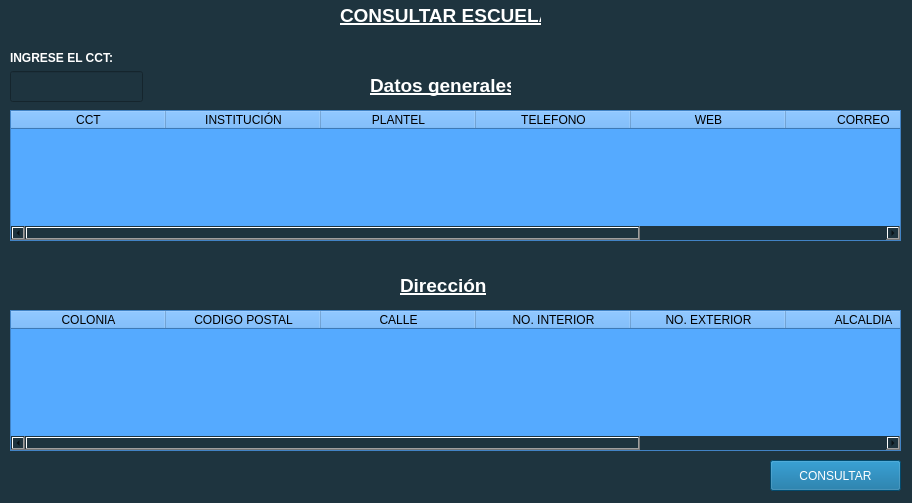
<?xml version="1.0" encoding="UTF-8"?>
<ui version="4.0">
 <class>Form_CONSULTAR_ESCUELA</class>
 <widget class="QWidget" name="Form_CONSULTAR_ESCUELA">
  <property name="geometry">
   <rect>
    <x>0</x>
    <y>0</y>
    <width>912</width>
    <height>503</height>
   </rect>
  </property>
  <property name="windowTitle">
   <string>CONSULTAR ESCUELA</string>
  </property>
  <property name="windowIcon">
   <iconset resource="../resources_rc.qrc">
    <normaloff>:/iconos/recursos/consulta.png</normaloff>:/iconos/recursos/consulta.png</iconset>
  </property>
  <property name="styleSheet">
   <string notr="true">QWidget
{
	background-color:#1E343F;
	color:#ffffff;
	border-color:#000000;
}
QPushButton
{
	background-color:#046799;
	color:#FFFFFF;
	border-color:#000000;
}

QComboBox
{
	background-color:#034263;
	color:#FFFFFF;
	border-color:#000000;
}

QGroupBox
{
	background-color:#1E343F;
	color:#ffffff;
	border-color:#000000;
}</string>
  </property>
  <widget class="QPushButton" name="consultar">
   <property name="geometry">
    <rect>
     <x>770</x>
     <y>460</y>
     <width>131</width>
     <height>31</height>
    </rect>
   </property>
   <property name="text">
    <string>CONSULTAR</string>
   </property>
   <property name="icon">
    <iconset resource="../resources_rc.qrc">
     <normaloff>:/iconos/recursos/consulta.png</normaloff>:/iconos/recursos/consulta.png</iconset>
   </property>
   <property name="iconSize">
    <size>
     <width>20</width>
     <height>20</height>
    </size>
   </property>
  </widget>
  <widget class="QLabel" name="label_16">
   <property name="geometry">
    <rect>
     <x>370</x>
     <y>70</y>
     <width>141</width>
     <height>31</height>
    </rect>
   </property>
   <property name="text">
    <string>&lt;html&gt;&lt;head/&gt;&lt;body&gt;&lt;p&gt;&lt;span style=&quot; font-size:14pt; font-weight:700; text-decoration: underline;&quot;&gt;Datos generales&lt;/span&gt;&lt;/p&gt;&lt;/body&gt;&lt;/html&gt;</string>
   </property>
  </widget>
  <widget class="QGroupBox" name="groupBox">
   <property name="geometry">
    <rect>
     <x>10</x>
     <y>110</y>
     <width>891</width>
     <height>131</height>
    </rect>
   </property>
   <property name="styleSheet">
    <string notr="true">color: rgb(0, 0, 0);</string>
   </property>
   <property name="title">
    <string/>
   </property>
   <widget class="QTableWidget" name="tableWidget">
    <property name="geometry">
     <rect>
      <x>0</x>
      <y>0</y>
      <width>891</width>
      <height>131</height>
     </rect>
    </property>
    <property name="styleSheet">
     <string notr="true">background-color: rgb(85, 170, 255);</string>
    </property>
    <attribute name="horizontalHeaderDefaultSectionSize">
     <number>155</number>
    </attribute>
    <column>
     <property name="text">
      <string>CCT</string>
     </property>
    </column>
    <column>
     <property name="text">
      <string>INSTITUCIÓN</string>
     </property>
    </column>
    <column>
     <property name="text">
      <string>PLANTEL</string>
     </property>
    </column>
    <column>
     <property name="text">
      <string>TELEFONO</string>
     </property>
    </column>
    <column>
     <property name="text">
      <string>WEB</string>
     </property>
    </column>
    <column>
     <property name="text">
      <string>CORREO</string>
     </property>
    </column>
    <column>
     <property name="text">
      <string>DOMINIO</string>
     </property>
    </column>
   </widget>
  </widget>
  <widget class="QLabel" name="label_17">
   <property name="geometry">
    <rect>
     <x>400</x>
     <y>270</y>
     <width>91</width>
     <height>31</height>
    </rect>
   </property>
   <property name="text">
    <string>&lt;html&gt;&lt;head/&gt;&lt;body&gt;&lt;p&gt;&lt;span style=&quot; font-size:14pt; font-weight:700; text-decoration: underline;&quot;&gt;Dirección&lt;/span&gt;&lt;/p&gt;&lt;/body&gt;&lt;/html&gt;</string>
   </property>
  </widget>
  <widget class="QGroupBox" name="groupBox_2">
   <property name="geometry">
    <rect>
     <x>10</x>
     <y>310</y>
     <width>891</width>
     <height>141</height>
    </rect>
   </property>
   <property name="styleSheet">
    <string notr="true">color: rgb(0, 0, 0);</string>
   </property>
   <property name="title">
    <string/>
   </property>
   <widget class="QTableWidget" name="direccion">
    <property name="geometry">
     <rect>
      <x>0</x>
      <y>0</y>
      <width>891</width>
      <height>141</height>
     </rect>
    </property>
    <property name="styleSheet">
     <string notr="true">background-color: rgb(85, 170, 255);</string>
    </property>
    <attribute name="horizontalHeaderDefaultSectionSize">
     <number>155</number>
    </attribute>
    <column>
     <property name="text">
      <string>COLONIA</string>
     </property>
    </column>
    <column>
     <property name="text">
      <string>CODIGO POSTAL</string>
     </property>
    </column>
    <column>
     <property name="text">
      <string>CALLE</string>
     </property>
    </column>
    <column>
     <property name="text">
      <string>NO. INTERIOR</string>
     </property>
    </column>
    <column>
     <property name="text">
      <string>NO. EXTERIOR</string>
     </property>
    </column>
    <column>
     <property name="text">
      <string>ALCALDIA</string>
     </property>
    </column>
    <column>
     <property name="text">
      <string>ESTADO</string>
     </property>
    </column>
   </widget>
  </widget>
  <widget class="QLabel" name="label">
   <property name="geometry">
    <rect>
     <x>10</x>
     <y>50</y>
     <width>131</width>
     <height>16</height>
    </rect>
   </property>
   <property name="font">
    <font>
     <pointsize>9</pointsize>
     <bold>true</bold>
    </font>
   </property>
   <property name="text">
    <string>INGRESE EL CCT:</string>
   </property>
  </widget>
  <widget class="QLineEdit" name="CCT">
   <property name="geometry">
    <rect>
     <x>10</x>
     <y>71</y>
     <width>133</width>
     <height>31</height>
    </rect>
   </property>
   <property name="text">
    <string/>
   </property>
  </widget>
  <widget class="QLabel" name="label_18">
   <property name="geometry">
    <rect>
     <x>340</x>
     <y>0</y>
     <width>201</width>
     <height>31</height>
    </rect>
   </property>
   <property name="text">
    <string>&lt;html&gt;&lt;head/&gt;&lt;body&gt;&lt;p&gt;&lt;span style=&quot; font-size:14pt; font-weight:700; text-decoration: underline;&quot;&gt;CONSULTAR ESCUELA&lt;/span&gt;&lt;/p&gt;&lt;/body&gt;&lt;/html&gt;</string>
   </property>
  </widget>
 </widget>
 <resources>
  <include location="../resources_rc.qrc"/>
 </resources>
 <connections/>
</ui>
